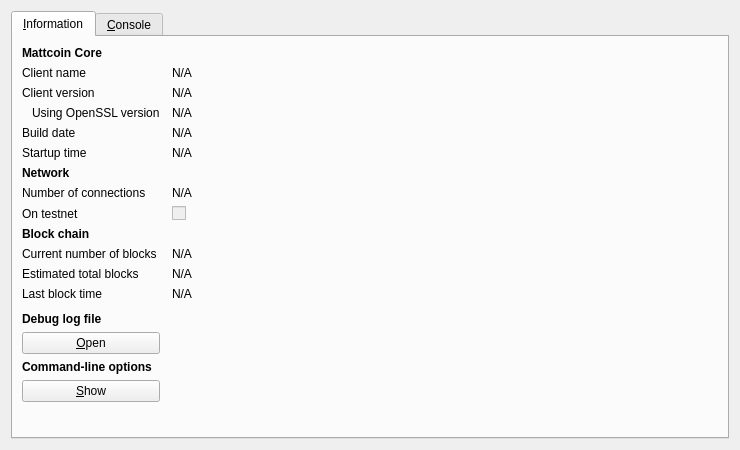
<?xml version="1.0" encoding="UTF-8"?>
<ui version="4.0">
 <class>RPCConsole</class>
 <widget class="QDialog" name="RPCConsole">
  <property name="geometry">
   <rect>
    <x>0</x>
    <y>0</y>
    <width>740</width>
    <height>450</height>
   </rect>
  </property>
  <property name="windowTitle">
   <string>Mattcoin - Debug window</string>
  </property>
  <layout class="QVBoxLayout" name="verticalLayout_2">
   <item>
    <widget class="QTabWidget" name="tabWidget">
     <property name="currentIndex">
      <number>0</number>
     </property>
     <widget class="QWidget" name="tab_info">
      <attribute name="title">
       <string>&amp;Information</string>
      </attribute>
      <layout class="QGridLayout" name="gridLayout" columnstretch="0,1">
       <property name="horizontalSpacing">
        <number>12</number>
       </property>
       <item row="0" column="0">
        <widget class="QLabel" name="label_9">
         <property name="font">
          <font>
           <weight>75</weight>
           <bold>true</bold>
          </font>
         </property>
         <property name="text">
          <string>Mattcoin Core</string>
         </property>
        </widget>
       </item>
       <item row="1" column="0">
        <widget class="QLabel" name="label_5">
         <property name="text">
          <string>Client name</string>
         </property>
        </widget>
       </item>
       <item row="1" column="1">
        <widget class="QLabel" name="clientName">
         <property name="cursor">
          <cursorShape>IBeamCursor</cursorShape>
         </property>
         <property name="text">
          <string>N/A</string>
         </property>
         <property name="textFormat">
          <enum>Qt::PlainText</enum>
         </property>
         <property name="textInteractionFlags">
          <set>Qt::LinksAccessibleByMouse|Qt::TextSelectableByKeyboard|Qt::TextSelectableByMouse</set>
         </property>
        </widget>
       </item>
       <item row="2" column="0">
        <widget class="QLabel" name="label_6">
         <property name="text">
          <string>Client version</string>
         </property>
        </widget>
       </item>
       <item row="2" column="1">
        <widget class="QLabel" name="clientVersion">
         <property name="cursor">
          <cursorShape>IBeamCursor</cursorShape>
         </property>
         <property name="text">
          <string>N/A</string>
         </property>
         <property name="textFormat">
          <enum>Qt::PlainText</enum>
         </property>
         <property name="textInteractionFlags">
          <set>Qt::LinksAccessibleByMouse|Qt::TextSelectableByKeyboard|Qt::TextSelectableByMouse</set>
         </property>
        </widget>
       </item>
       <item row="3" column="0">
        <widget class="QLabel" name="label_14">
         <property name="text">
          <string>Using OpenSSL version</string>
         </property>
         <property name="indent">
          <number>10</number>
         </property>
        </widget>
       </item>
       <item row="3" column="1">
        <widget class="QLabel" name="openSSLVersion">
         <property name="cursor">
          <cursorShape>IBeamCursor</cursorShape>
         </property>
         <property name="text">
          <string>N/A</string>
         </property>
         <property name="textFormat">
          <enum>Qt::PlainText</enum>
         </property>
         <property name="textInteractionFlags">
          <set>Qt::LinksAccessibleByMouse|Qt::TextSelectableByKeyboard|Qt::TextSelectableByMouse</set>
         </property>
        </widget>
       </item>
       <item row="4" column="0">
        <widget class="QLabel" name="label_12">
         <property name="text">
          <string>Build date</string>
         </property>
        </widget>
       </item>
       <item row="4" column="1">
        <widget class="QLabel" name="buildDate">
         <property name="cursor">
          <cursorShape>IBeamCursor</cursorShape>
         </property>
         <property name="text">
          <string>N/A</string>
         </property>
         <property name="textFormat">
          <enum>Qt::PlainText</enum>
         </property>
         <property name="textInteractionFlags">
          <set>Qt::LinksAccessibleByMouse|Qt::TextSelectableByKeyboard|Qt::TextSelectableByMouse</set>
         </property>
        </widget>
       </item>
       <item row="5" column="0">
        <widget class="QLabel" name="label_13">
         <property name="text">
          <string>Startup time</string>
         </property>
        </widget>
       </item>
       <item row="5" column="1">
        <widget class="QLabel" name="startupTime">
         <property name="cursor">
          <cursorShape>IBeamCursor</cursorShape>
         </property>
         <property name="text">
          <string>N/A</string>
         </property>
         <property name="textFormat">
          <enum>Qt::PlainText</enum>
         </property>
         <property name="textInteractionFlags">
          <set>Qt::LinksAccessibleByMouse|Qt::TextSelectableByKeyboard|Qt::TextSelectableByMouse</set>
         </property>
        </widget>
       </item>
       <item row="6" column="0">
        <widget class="QLabel" name="label_11">
         <property name="font">
          <font>
           <weight>75</weight>
           <bold>true</bold>
          </font>
         </property>
         <property name="text">
          <string>Network</string>
         </property>
        </widget>
       </item>
       <item row="7" column="0">
        <widget class="QLabel" name="label_7">
         <property name="text">
          <string>Number of connections</string>
         </property>
        </widget>
       </item>
       <item row="7" column="1">
        <widget class="QLabel" name="numberOfConnections">
         <property name="cursor">
          <cursorShape>IBeamCursor</cursorShape>
         </property>
         <property name="text">
          <string>N/A</string>
         </property>
         <property name="textFormat">
          <enum>Qt::PlainText</enum>
         </property>
         <property name="textInteractionFlags">
          <set>Qt::LinksAccessibleByMouse|Qt::TextSelectableByKeyboard|Qt::TextSelectableByMouse</set>
         </property>
        </widget>
       </item>
       <item row="8" column="0">
        <widget class="QLabel" name="label_8">
         <property name="text">
          <string>On testnet</string>
         </property>
        </widget>
       </item>
       <item row="8" column="1">
        <widget class="QCheckBox" name="isTestNet">
         <property name="enabled">
          <bool>false</bool>
         </property>
         <property name="text">
          <string/>
         </property>
        </widget>
       </item>
       <item row="9" column="0">
        <widget class="QLabel" name="label_10">
         <property name="font">
          <font>
           <weight>75</weight>
           <bold>true</bold>
          </font>
         </property>
         <property name="text">
          <string>Block chain</string>
         </property>
        </widget>
       </item>
       <item row="10" column="0">
        <widget class="QLabel" name="label_3">
         <property name="text">
          <string>Current number of blocks</string>
         </property>
        </widget>
       </item>
       <item row="10" column="1">
        <widget class="QLabel" name="numberOfBlocks">
         <property name="cursor">
          <cursorShape>IBeamCursor</cursorShape>
         </property>
         <property name="text">
          <string>N/A</string>
         </property>
         <property name="textFormat">
          <enum>Qt::PlainText</enum>
         </property>
         <property name="textInteractionFlags">
          <set>Qt::LinksAccessibleByMouse|Qt::TextSelectableByKeyboard|Qt::TextSelectableByMouse</set>
         </property>
        </widget>
       </item>
       <item row="11" column="0">
        <widget class="QLabel" name="label_4">
         <property name="text">
          <string>Estimated total blocks</string>
         </property>
        </widget>
       </item>
       <item row="11" column="1">
        <widget class="QLabel" name="totalBlocks">
         <property name="cursor">
          <cursorShape>IBeamCursor</cursorShape>
         </property>
         <property name="text">
          <string>N/A</string>
         </property>
         <property name="textFormat">
          <enum>Qt::PlainText</enum>
         </property>
         <property name="textInteractionFlags">
          <set>Qt::LinksAccessibleByMouse|Qt::TextSelectableByKeyboard|Qt::TextSelectableByMouse</set>
         </property>
        </widget>
       </item>
       <item row="12" column="0">
        <widget class="QLabel" name="label_2">
         <property name="text">
          <string>Last block time</string>
         </property>
        </widget>
       </item>
       <item row="12" column="1">
        <widget class="QLabel" name="lastBlockTime">
         <property name="cursor">
          <cursorShape>IBeamCursor</cursorShape>
         </property>
         <property name="text">
          <string>N/A</string>
         </property>
         <property name="textFormat">
          <enum>Qt::PlainText</enum>
         </property>
         <property name="textInteractionFlags">
          <set>Qt::LinksAccessibleByMouse|Qt::TextSelectableByKeyboard|Qt::TextSelectableByMouse</set>
         </property>
        </widget>
       </item>
       <item row="13" column="0">
        <spacer name="verticalSpacer_2">
         <property name="orientation">
          <enum>Qt::Vertical</enum>
         </property>
         <property name="sizeHint" stdset="0">
          <size>
           <width>20</width>
           <height>20</height>
          </size>
         </property>
        </spacer>
       </item>
       <item row="14" column="0">
        <widget class="QLabel" name="labelDebugLogfile">
         <property name="font">
          <font>
           <weight>75</weight>
           <bold>true</bold>
          </font>
         </property>
         <property name="text">
          <string>Debug log file</string>
         </property>
        </widget>
       </item>
       <item row="15" column="0">
        <widget class="QPushButton" name="openDebugLogfileButton">
         <property name="toolTip">
          <string>Open the Mattcoin debug log file from the current data directory. This can take a few seconds for large log files.</string>
         </property>
         <property name="text">
          <string>&amp;Open</string>
         </property>
         <property name="autoDefault">
          <bool>false</bool>
         </property>
        </widget>
       </item>
       <item row="16" column="0">
        <widget class="QLabel" name="labelCLOptions">
         <property name="font">
          <font>
           <weight>75</weight>
           <bold>true</bold>
          </font>
         </property>
         <property name="text">
          <string>Command-line options</string>
         </property>
        </widget>
       </item>
       <item row="17" column="0">
        <widget class="QPushButton" name="showCLOptionsButton">
         <property name="toolTip">
          <string>Show the Mattcoin-Qt help message to get a list with possible Mattcoin command-line options.</string>
         </property>
         <property name="text">
          <string>&amp;Show</string>
         </property>
         <property name="autoDefault">
          <bool>false</bool>
         </property>
        </widget>
       </item>
       <item row="18" column="0">
        <spacer name="verticalSpacer">
         <property name="orientation">
          <enum>Qt::Vertical</enum>
         </property>
         <property name="sizeHint" stdset="0">
          <size>
           <width>20</width>
           <height>40</height>
          </size>
         </property>
        </spacer>
       </item>
      </layout>
     </widget>
     <widget class="QWidget" name="tab_console">
      <attribute name="title">
       <string>&amp;Console</string>
      </attribute>
      <layout class="QVBoxLayout" name="verticalLayout_3">
       <property name="spacing">
        <number>3</number>
       </property>
       <item>
        <widget class="QTextEdit" name="messagesWidget">
         <property name="minimumSize">
          <size>
           <width>0</width>
           <height>100</height>
          </size>
         </property>
         <property name="readOnly">
          <bool>true</bool>
         </property>
         <property name="tabKeyNavigation" stdset="0">
          <bool>false</bool>
         </property>
         <property name="columnCount" stdset="0">
          <number>2</number>
         </property>
        </widget>
       </item>
       <item>
        <layout class="QHBoxLayout" name="horizontalLayout">
         <property name="spacing">
          <number>3</number>
         </property>
         <item>
          <widget class="QLabel" name="label">
           <property name="text">
            <string notr="true">&gt;</string>
           </property>
          </widget>
         </item>
         <item>
          <widget class="QLineEdit" name="lineEdit"/>
         </item>
         <item>
          <widget class="QPushButton" name="clearButton">
           <property name="maximumSize">
            <size>
             <width>24</width>
             <height>24</height>
            </size>
           </property>
           <property name="toolTip">
            <string>Clear console</string>
           </property>
           <property name="text">
            <string/>
           </property>
           <property name="icon">
            <iconset resource="../bitcoin.qrc">
             <normaloff>:/icons/remove</normaloff>:/icons/remove</iconset>
           </property>
           <property name="shortcut">
            <string notr="true">Ctrl+L</string>
           </property>
           <property name="autoDefault">
            <bool>false</bool>
           </property>
          </widget>
         </item>
        </layout>
       </item>
      </layout>
     </widget>
    </widget>
   </item>
  </layout>
 </widget>
 <resources>
  <include location="../bitcoin.qrc"/>
 </resources>
 <connections/>
</ui>
